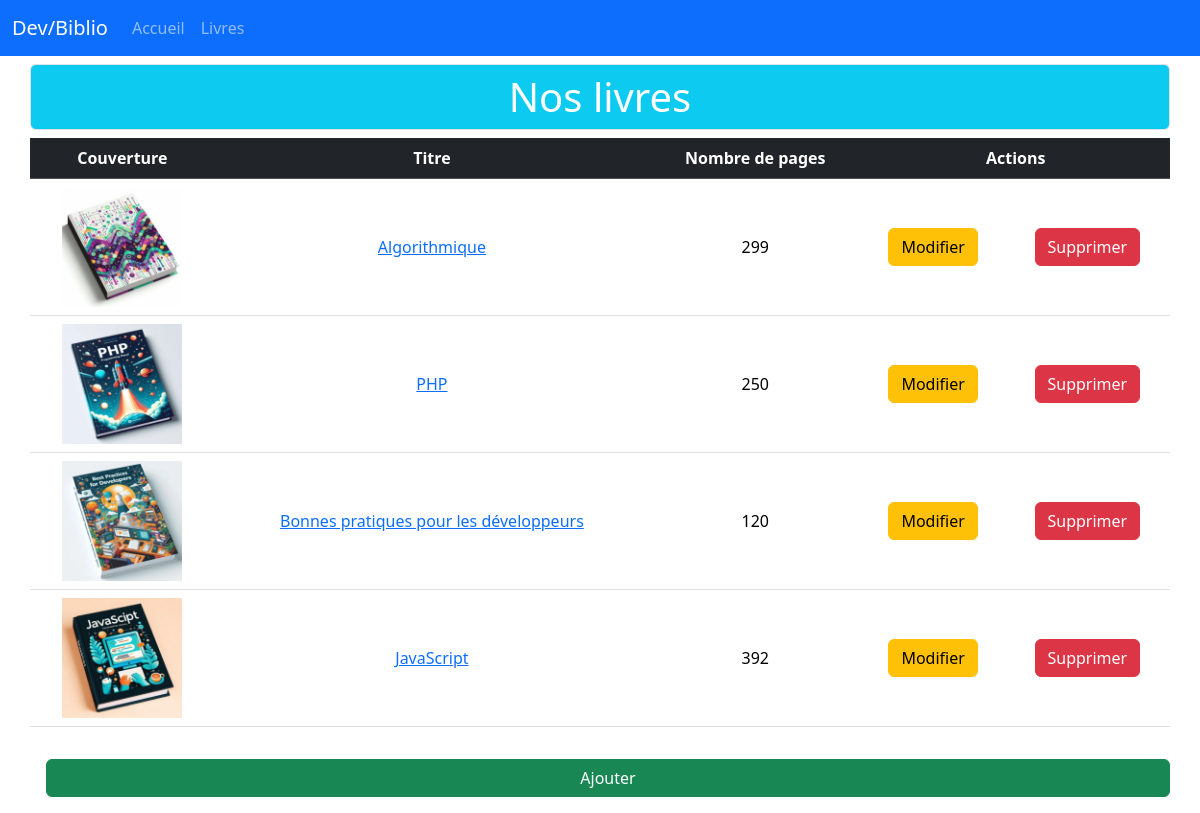
Screenshot of /livres with the database file from the repository.
### tables this page shows
CREATE TABLE IF NOT EXISTS `livres` (
  `id` int NOT NULL AUTO_INCREMENT,
  `titre` varchar(150) NOT NULL,
  `nbPages` int NOT NULL,
  `image` varchar(150) NOT NULL,
  PRIMARY KEY (`id`)
);

### controllers/LivresController.controller.php (called while the page is built, shortened)
<?php
require_once "models/LivreManager.class.php";
class LivresController
{
    private LivreManager $livreManager;
    public function __construct()
    {
        $this->livreManager = new LivreManager;
        $this->livreManager->loadLivres();
    }
    public function viewLivres(): void
    {
        $livres = $this->livreManager->getLivres();
        require_once "views/livres.view.php";
    }
}

### models/LivreManager.class.php (called while the page is built, shortened)
<?php
require_once "Model.class.php";
require_once "Livre.class.php";
class LivreManager extends Model
{
    private array $listeLivres = [];
    public function addLivre(Livre $livre): void
    {
        $this->listeLivres[] = $livre;
    }
    public function getLivres(): array
    {
        return $this->listeLivres;
    }
    public function loadLivres(): void
    {
        $req = $this->getBdd()->prepare("SELECT * FROM livres");
        $req->execute();
        $livresDepuisBDD = $req->fetchAll(PDO::FETCH_ASSOC);
    }
}

### models/Livre.class.php (called while the page is built, shortened)
<?php
class Livre
{
    private int $id;
    private string $titre;
    private int $nbPages;
    private string $image;
    public function __construct(int $id, string $titre, int $nbPages, string $image)
    {
        $this->id = $id;
        $this->titre = $titre;
        $this->nbPages = $nbPages;
        $this->image = $image;
    }
    public function getId(): int
    {
        return $this->id;
    }
    public function getTitre(): string
    {
        return $this->titre;
    }
    public function getNbPages(): int
    {
        return $this->nbPages;
    }
    public function getImage(): string
    {
        return $this->image;
    }
}

### config/config.php (called while the page is built)
<?php
$config = [
    'database' => [
        'db_host' => 'localhost',
        'db_name' => 'tdb_biblio',
        'db_port' => '3306',
        'db_char' => 'utf8',
        'db_user' => 'root',
        'db_pass' => 'root'
    ]
];

### models/Model.class.php (called while the page is built, shortened)
<?php
abstract class Model
{
    private static ?PDO $pdo = null;
    private static function setBdd(): void
    {
        require_once 'config/config.php';
        $dsn = "mysql:host={$config['database']['db_host']};
                dbname={$config['database']['db_name']};
                charset={$config['database']['db_char']};
                port={$config['database']['db_port']}";
        self::$pdo = new PDO($dsn, $config['database']['db_user'], $config['database']['db_pass']);
        self::$pdo->setAttribute(PDO::ATTR_ERRMODE, PDO::ERRMODE_WARNING);
    }
    protected function getBdd(): PDO
    {
        return self::$pdo;
    }
}

### views/livres.view.php (the view, shortened to what this page needs)
<div class="row">
    <table class="table text-center">
        <thead class="table-dark">
            <tr>
                <th>Couverture</th>
                <th>Titre</th>
                <th>Nombre de pages</th>
                <th colspan="2">Actions</th>
            </tr>
        </thead>
        <tbody>
            <?php foreach ($livres as $livre) : ?>
                <tr>
                    <td class="align-middle"><img src="<?= URL ?>/public/assets/images/<?= $livre->getImage() ?>" width="120" height="120" alt="Couverture <?= $livre->getTitre()  ?>"></td>
                    <td class="align-middle"><a href="<?= URL ?>/livres/details/<?= $livre->getId() ?>"><?= $livre->getTitre() ?></a></td>
                    <td class="align-middle"><?= $livre->getNbPages() ?></td>
                    <td class="align-middle"><a href="<?= URL ?>livres/update/<?= $livre->getId() ?>" class="btn btn-warning">Modifier</a></td>
                    <td class="align-middle">
                        <form action="<?= URL ?>livres/delete/<?= $livre->getId() ?>" method="post" onSubmit="return confirm('Voulez-vous vraiment supprimer ce livre ?')">
                            <button type="submit" class="btn btn-danger">Supprimer</button>
                        </form>
                    </td>
                </tr>
            <?php endforeach; ?>
        </tbody>
    </table>
    <div class="m-2 p-2">
        <a class="btn btn-success d-block" href="<?= URL ?>livres/add">Ajouter</a>
    </div>
</div>
<?php
$content = ob_get_clean();
$titre = "Nos livres";
require_once "template.php";
?>

### index.php (shortened to what this page needs)
<?php
require_once "controllers/LivresController.controller.php";
$livreController = new LivresController;
try {
    if (empty($_GET['page'])) {
        require_once "views/accueil.view.php";
    } else {
        $url = explode("/", filter_var($_GET['page']), FILTER_SANITIZE_URL);
        switch ($url[0]) {
            case 'livres':
                if (empty($url[1])) {
                    $livreController->viewLivres();
                } else if ($url[1] === "details") {
                    $livreController->viewLivre($url[2]);
                } else if ($url[1] === "add") {
                    $livreController->addLivre();
                } else if ($url[1] === "update") {
                    $livreController->updateLivre($url[2]);
                } else if ($url[1] === "delete") {
                    $livreController->deleteLivre($url[2]);
                } else if ($url[1] === "addvalid") {
                    $livreController->addLivreValidation();
                } else if ($url[1] === "updatevalid") {
                    $livreController->updateLivreValidation();
                } else {
                    throw new Exception("La page n'existe pas");
                }
                break;
        }
    }
} catch (Exception $e) {
    $msg = $e->getMessage();
    require_once "views/error.view.php";
}

### views/template.php (shortened to what this page needs)
<!DOCTYPE html>
<html lang="en">
<head>
    <link href="https://cdn.jsdelivr.net/npm/bootstrap@5.3.3/dist/css/bootstrap.min.css" rel="stylesheet">
</head>
<body>
</body>
<head>
    <nav class="navbar navbar-expand-lg bg-primary" data-bs-theme="dark">
        <div class="container-fluid">
            <a class="navbar-brand" href="<?= URL ?>accueil">Dev/Biblio</a>
            <div class="collapse navbar-collapse" id="navbarColor01">
                <ul class="navbar-nav me-auto">
                    <li class="nav-item">
                        <a class="nav-link" href="<?= URL ?>accueil">Accueil</a>
                    </li>
                    <li class="nav-item">
                        <a class="nav-link" href="<?= URL ?>livres">Livres</a>
                    </li>
                </ul>
            </div>
        </div>
    </nav>
</head>
<main>
    <div class="container">
        <section>
            <div class="row">
                <h1 class="border rounded my-2 p-2 text-center text-white bg-info"><?= $titre ?></h1>
            </div>
            <?= $content ?>
        </section>
    </div>
</main>
</html>

### rows the page displays
livres: image (picture), titre "Algorithmique", nbPages "299"
livres: image (picture), titre "PHP", nbPages "250"
livres: image (picture), titre "Bonnes pratiques pour les développeurs", nbPages "120"
livres: image (picture), titre "JavaScript", nbPages "392"

### other values shown
$titre "Nos livres"
